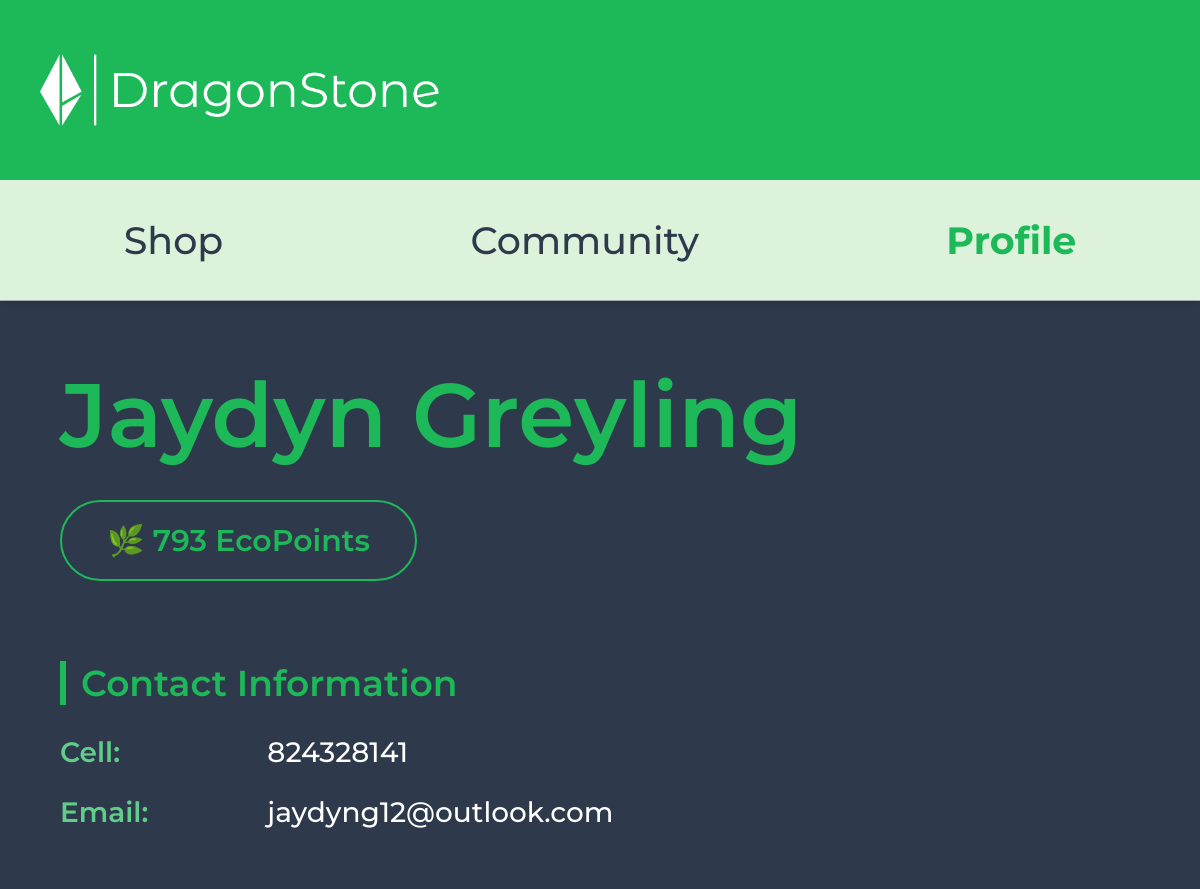
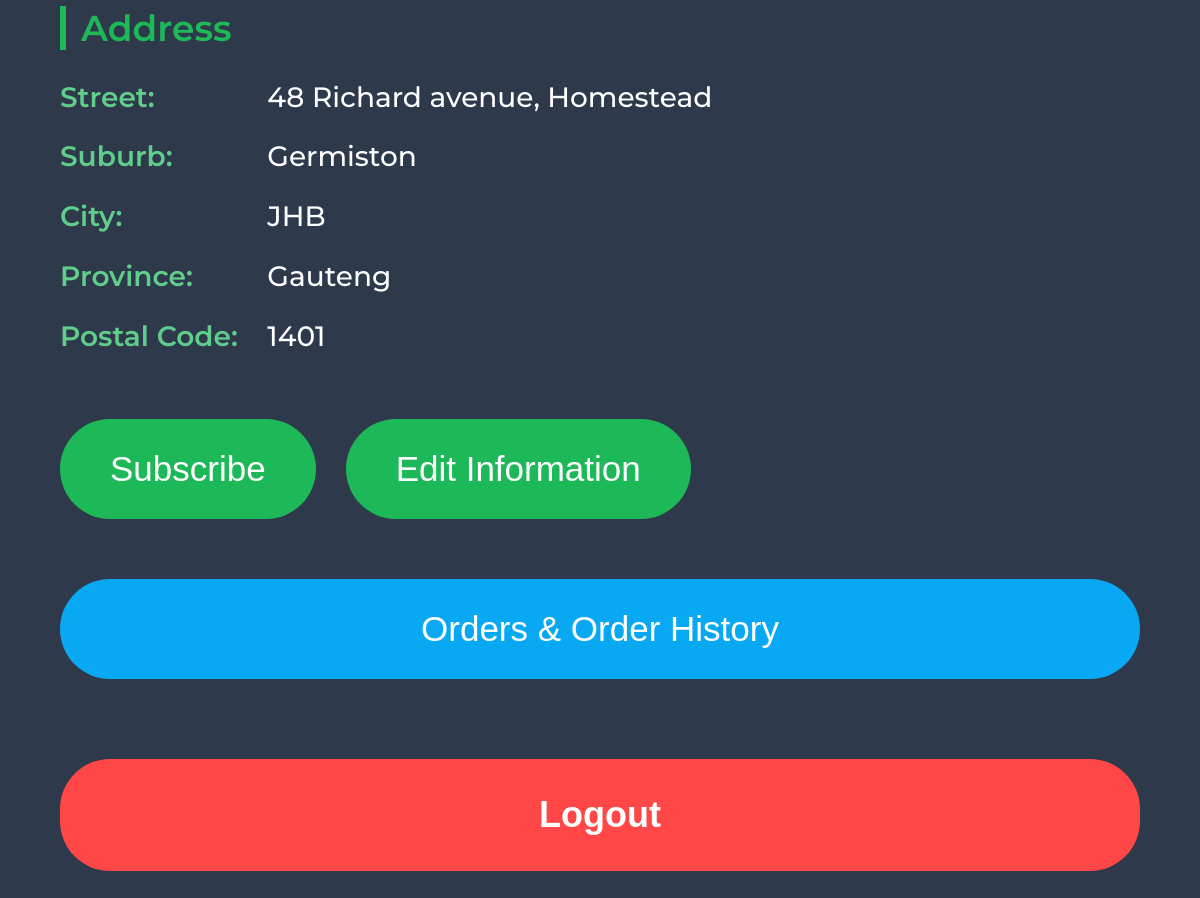
The page /profile.php (signed in) on the database its author committed (2 pictures, top to bottom).
### tables this page shows
CREATE TABLE `users` (
  `users_id` varchar(10) NOT NULL,
  `first_name` varchar(100) NOT NULL,
  `last_name` varchar(100) NOT NULL,
  `email` varchar(150) NOT NULL,
  `cell_number` varchar(13) NOT NULL,
  `password` varchar(255) NOT NULL,
  `street_address` varchar(255) NOT NULL,
  `suburb` varchar(150) NOT NULL,
  `city` varchar(150) NOT NULL,
  `province` varchar(150) NOT NULL,
  `postal_code` varchar(20) NOT NULL,
  `ecopoints` int(11) DEFAULT 0,
  `subscription_status` enum('subscribed','notsubscribed') NOT NULL DEFAULT 'notsubscribed',
  `created_at` timestamp NOT NULL DEFAULT current_timestamp()
);

### profile.php (the view, shortened to what this page needs)
<?php
include 'db_connect.php';
$user_id = $_SESSION['user_id'];
$stmt = $conn->prepare("SELECT users_id, first_name, last_name, email, cell_number, ecopoints, street_address, suburb, city, province, postal_code FROM users WHERE users_id = ?");
$stmt->bind_param("s", $user_id);
$stmt->execute();
$res = $stmt->get_result();
$user = $res->fetch_assoc();
?>
<!DOCTYPE html>
<html lang="en">
<head>
</head>
<body>
<header>
    <img src="assets/icons/DragonStone_logo.png" class="header-logo" alt="DragonStone Logo">
</header>
<nav>
    <div class="nav-item"><a href="index.php">Shop</a></div>
    <div class="nav-item"><a href="community.php">Community</a></div>
    <div class="nav-item"><a href="#" class="active">Profile</a></div>
</nav>
<div class="profile-container">
    <div class="profile-header">
        <h2><?= htmlspecialchars($user['first_name'] . ' ' . $user['last_name']); ?></h2>
        <div class="ecopoints-badge">🌿 <?= (int)$user['ecopoints']; ?> EcoPoints</div>
    </div>
    <div class="section">
        <div class="section-title">Contact Information</div>
        <div class="profile-field"><span class="profile-label">Cell:</span> <span class="profile-value"><?= htmlspecialchars($user['cell_number']); ?></span></div>
        <div class="profile-field"><span class="profile-label">Email:</span> <span class="profile-value"><?= htmlspecialchars($user['email']); ?></span></div>
    </div>
    <div class="section">
        <div class="section-title">Address</div>
        <div class="profile-field"><span class="profile-label">Street:</span> <span class="profile-value"><?= htmlspecialchars($user['street_address']); ?></span></div>
        <div class="profile-field"><span class="profile-label">Suburb:</span> <span class="profile-value"><?= htmlspecialchars($user['suburb']); ?></span></div>
        <div class="profile-field"><span class="profile-label">City:</span> <span class="profile-value"><?= htmlspecialchars($user['city']); ?></span></div>
        <div class="profile-field"><span class="profile-label">Province:</span> <span class="profile-value"><?= htmlspecialchars($user['province']); ?></span></div>
        <div class="profile-field"><span class="profile-label">Postal Code:</span> <span class="profile-value"><?= htmlspecialchars($user['postal_code']); ?></span></div>
    </div>
    <div class="buttons">
        <button class="btn half" onclick="window.location='subscription.php'">Subscribe</button>
        <button class="btn half" onclick="window.location='edit-info.php'">Edit Information</button>
    </div>
    <button class="btn orders-btn" onclick="window.location='customer_orders.php'">Orders & Order History</button>
    <button class="logout-btn" onclick="logoutUser()">Logout</button>
</div>
</body>
</html>

### profile.php (style rules this page uses)
body { margin: 0; font-family: 'Montserrat', sans-serif; background-color: #2E3A4C; color: #FFFFFF; padding-top: 320px; }
header { background: #1DB959; height: 180px; display: flex; align-items: center; justify-content: space-between; padding: 0 40px; color: white; position: fixed; top: 0; width: 100%; z-index: 1000; }
.header-logo { height: 120px; }
nav { height: 120px; background-color: #DCF2DA; display: flex; justify-content: space-around; align-items: center; border-bottom: 1px solid #A3ACB5; position: fixed; top: 180px; width: 100%; z-index: 999; box-shadow: 0 2px 6px rgba(0, 0, 0, 0.2); }
.nav-item { display: flex; align-items: center; gap: 5px; position: relative; cursor: pointer; }
nav a { text-decoration: none; color: #2E3A4C; font-size: 38px; font-weight: 500; }
nav a.active { color: #1DB959; font-weight: 700; }
.profile-container { max-width: 1100px; margin: 0 auto; padding: 40px 60px; }
.profile-header { display: flex; justify-content: space-between; align-items: center; flex-wrap: wrap; margin-bottom: 80px; }
.profile-header h2 { font-size: 90px; color: #1DB959; font-weight: 600; margin: 0; }
.ecopoints-badge { background: #2E3A4C; border: 2px solid #1DB959; color: #1DB959; font-size: 30px; font-weight: 600; padding: 20px 45px; border-radius: 50px; margin-top: 30px; }
.section { margin-bottom: 60px; }
.section-title { font-size: 36px; color: #1DB959; font-weight: 600; margin-bottom: 25px; border-left: 6px solid #1DB959; padding-left: 15px; }
.profile-field { margin: 15px 0; font-size: 28px; line-height: 1.6; }
.profile-label { font-weight: 600; color: #60CE8A; width: 200px; display: inline-block; }
.profile-value { font-weight: 500; color: #FFFFFF; }
.buttons { display: flex; justify-content: left; gap: 30px; flex-wrap: wrap; margin-top: 60px; }
.btn { background: #1DB959; border: none; color: #fff; padding: 30px 50px; border-radius: 50px; font-size: 35px; font-weight: 500; cursor: pointer; transition: all 0.2s ease; }
.orders-btn { display: block; width: 100%; background: #08A9F2; margin-top: 60px; }
.logout-btn { display: block; width: 100%; background: #FF4747; color: white; border: none; border-radius: 50px; padding: 35px 0; font-size: 36px; font-weight: 600; margin-top: 80px; cursor: pointer; transition: all 0.3s ease; }

### rows shown on the page
users: first_name+last_name "Jaydyn Greyling", ecopoints "793", cell_number "824328141", email "jaydyng12@outlook.com", street_address "48 Richard avenue, Homestead", suburb "Germiston", city "JHB", province "Gauteng", postal_code "1401"
